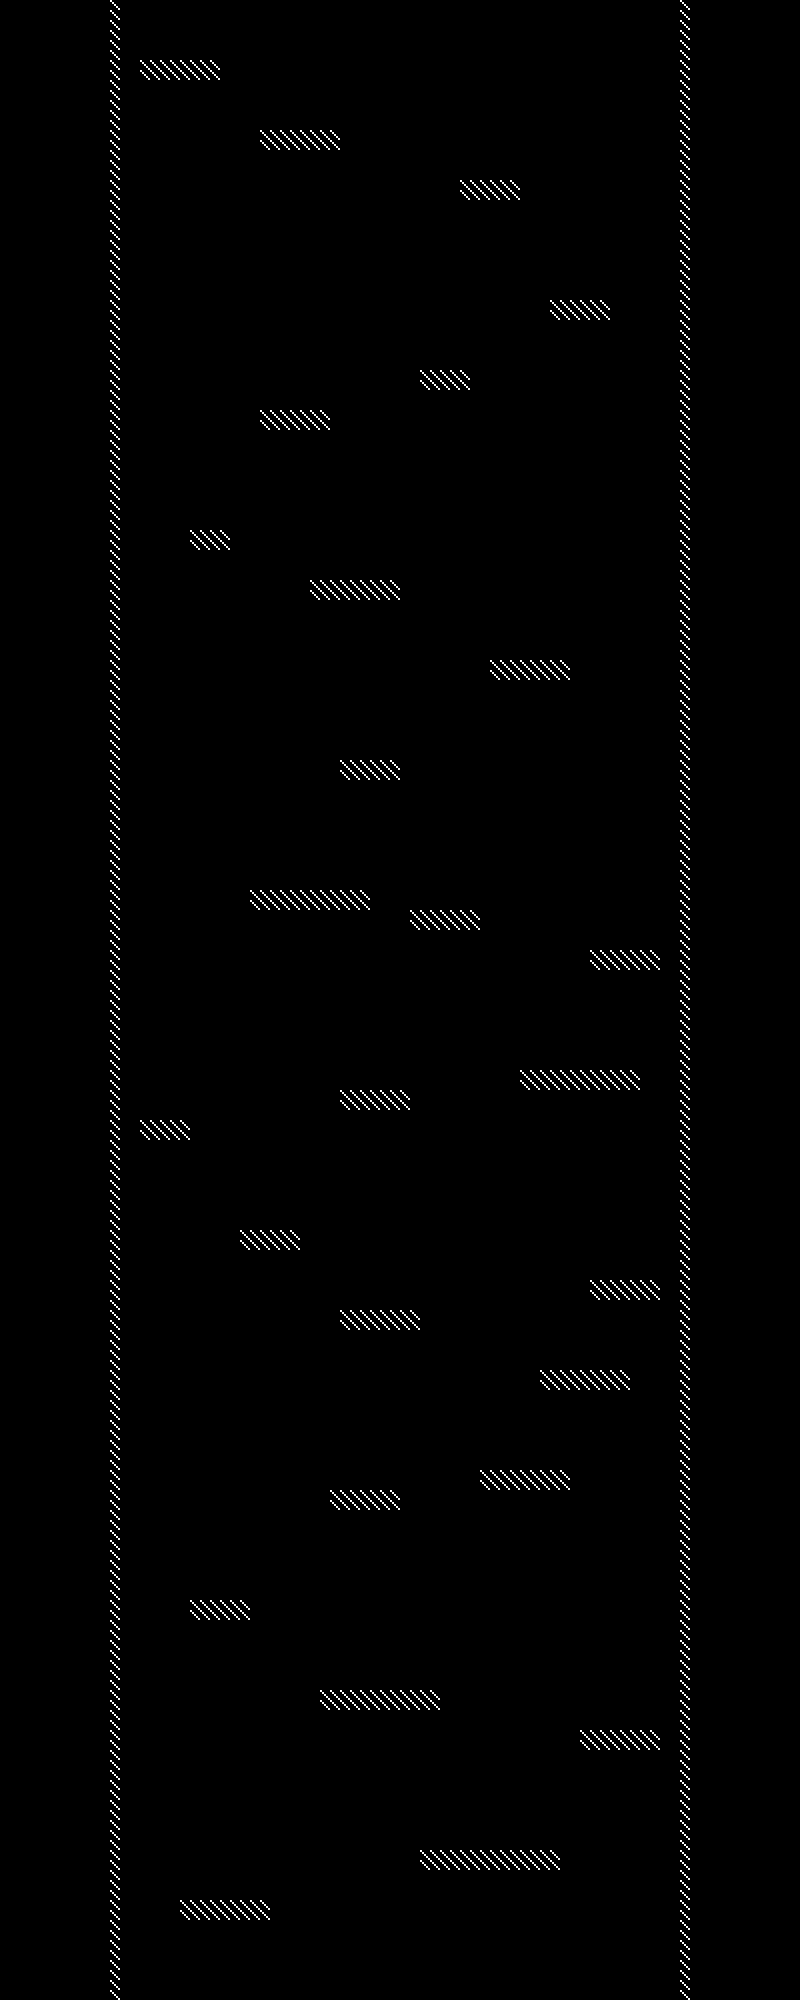

Tiled map render using the project's own tile images. Description and the map definition, with tile-layer contents summarised, below:
An orthogonal 80x200 tile map with 10x10 px tiles, 1 tile layer (Tile Layer 1), 3 tilesets.

<map version="1.0" orientation="orthogonal" renderorder="right-down" width="80" height="200" tilewidth="10" tileheight="10" nextobjectid="14">
 <tileset firstgid="1" name="debug10x10" tilewidth="10" tileheight="10" tilecount="1" columns="1">
  <image source="../assets/graphics/debug/tile10x10.gif" width="10" height="10" />
 </tileset>
 <tileset firstgid="2" name="box" tilewidth="40" tileheight="40" tilecount="0" columns="0">
  <image source="../assets/graphics/debug/tile10x10.gif" width="10" height="10" />
 </tileset>
 <tileset firstgid="2" name="debug_door" tilewidth="50" tileheight="80" tilecount="6" columns="6">
  <image source="../assets/graphics/debug/door.gif" width="300" height="80" />
 </tileset>
 <layer name="Tile Layer 1" width="80" height="200">
  <data>[16000 cells, 824 non-empty, 1 distinct tile ids]</data>
 </layer>
 <objectgroup name="Object Layer Boxes" />
 <objectgroup name="Object Layer Door" />
</map>
